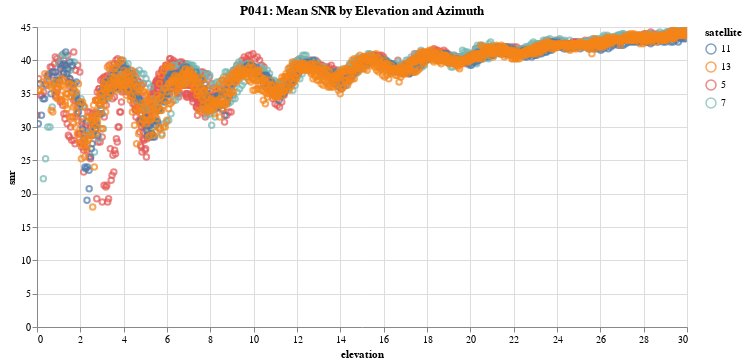

The code cell stored with this chart in its notebook:
### Markdown cell above
### Elevation vs. SNR

### Code cell
join_df.filter(pl.col("elevation") < 30).with_columns(
    pl.col("satellite").cast(pl.Utf8)
).plot.point(x="elevation", y="snr", color="satellite").properties(
    title=f"{station_name}: Mean SNR by Elevation and Azimuth",
    width=650,
)

### Figure 1 — Vega specification as saved in the notebook (floating-point values rounded to 4 significant figures; data arrays with more than 128 entries replaced by an {"elided": "..."} marker saying what was removed)
{"$schema": "https://vega.github.io/schema/vega/v5.json", "data": [{"name": "param_1_store"}, {"name": "source_0", "values": {"elided": "3729 records"}}, {"name": "source_0_x_domain_elevation", "values": [{"min": 0.002, "max": 29.99}]}, {"name": "source_0_y_domain_snr", "values": [{"min": 18.0, "max": 44.75}]}, {"name": "source_0_color_domain_satellite", "values": [{"satellite": "5"}, {"satellite": "7"}, {"satellite": "11"}, {"satellite": "13"}]}], "signals": [{"name": "unit", "value": {}, "on": [{"events": "pointermove", "update": "isTuple(group()) ? group() : unit"}]}, {"name": "param_1", "update": "vlSelectionResolve(\"param_1_store\", \"union\")"}, {"name": "param_1_elevation", "on": [{"events": [{"source": "view", "type": "dblclick"}], "update": "null"}, {"events": {"signal": "param_1_translate_delta"}, "update": "panLinear(param_1_translate_anchor.extent_x, -param_1_translate_delta.x / width)"}, {"events": {"signal": "param_1_zoom_delta"}, "update": "zoomLinear(domain(\"x\"), param_1_zoom_anchor.x, param_1_zoom_delta)"}]}, {"name": "param_1_snr", "on": [{"events": [{"source": "view", "type": "dblclick"}], "update": "null"}, {"events": {"signal": "param_1_translate_delta"}, "update": "panLinear(param_1_translate_anchor.extent_y, param_1_translate_delta.y / height)"}, {"events": {"signal": "param_1_zoom_delta"}, "update": "zoomLinear(domain(\"y\"), param_1_zoom_anchor.y, param_1_zoom_delta)"}]}, {"name": "param_1_tuple", "on": [{"events": [{"signal": "param_1_elevation || param_1_snr"}], "update": "param_1_elevation && param_1_snr ? {unit: \"\", fields: param_1_tuple_fields, values: [param_1_elevation,param_1_snr]} : null"}]}, {"name": "param_1_tuple_fields", "value": [{"field": "elevation", "channel": "x", "type": "R"}, {"field": "snr", "channel": "y", "type": "R"}]}, {"name": "param_1_translate_anchor", "value": {}, "on": [{"events": [{"source": "scope", "type": "pointerdown"}], "update": "{x: x(unit), y: y(unit), extent_x: domain(\"x\"), extent_y: domain(\"y\")}"}]}, {"name": "param_1_translate_delta", "value": {}, "on": [{"events": [{"source": "window", "between": [{"source": "scope", "type": "pointerdown"}, {"source": "window", "type": "pointerup"}], "type": "pointermove", "consume": true}], "update": "{x: param_1_translate_anchor.x - x(unit), y: param_1_translate_anchor.y - y(unit)}"}]}, {"name": "param_1_zoom_anchor", "on": [{"events": [{"source": "scope", "consume": true, "type": "wheel"}], "update": "{x: invert(\"x\", x(unit)), y: invert(\"y\", y(unit))}"}]}, {"name": "param_1_zoom_delta", "on": [{"events": [{"source": "scope", "consume": true, "type": "wheel"}], "update": "pow(1.001, event.deltaY * pow(16, event.deltaMode))", "force": true}]}, {"name": "param_1_modify", "on": [{"events": {"signal": "param_1_tuple"}, "update": "modify(\"param_1_store\", param_1_tuple, true)"}]}], "marks": [{"type": "symbol", "name": "marks", "from": {"data": "source_0"}, "encode": {"update": {"opacity": {"value": 0.7}, "stroke": {"field": "satellite", "scale": "color"}, "fill": {"value": "transparent"}, "x": {"field": "elevation", "scale": "x"}, "tooltip": {"signal": "{\"elevation\": format(datum[\"elevation\"], \"\"), \"snr\": format(datum[\"snr\"], \"\"), \"satellite\": isValid(datum[\"satellite\"]) ? datum[\"satellite\"] : \"\"+datum[\"satellite\"]}"}, "y": {"field": "snr", "scale": "y"}}}, "style": ["point"], "clip": true, "interactive": true}], "scales": [{"name": "x", "type": "linear", "domain": [{"signal": "(data(\"source_0_x_domain_elevation\")[0] || {}).min"}, {"signal": "(data(\"source_0_x_domain_elevation\")[0] || {}).max"}], "range": [0, {"signal": "width"}], "nice": true, "domainRaw": {"signal": "param_1[\"elevation\"]"}, "zero": true}, {"name": "y", "type": "linear", "domain": [{"signal": "(data(\"source_0_y_domain_snr\")[0] || {}).min"}, {"signal": "(data(\"source_0_y_domain_snr\")[0] || {}).max"}], "range": [{"signal": "height"}, 0], "nice": true, "domainRaw": {"signal": "param_1[\"snr\"]"}, "zero": true}, {"name": "color", "type": "ordinal", "domain": {"data": "source_0_color_domain_satellite", "field": "satellite", "sort": true}, "range": "category"}], "axes": [{"scale": "x", "gridScale": "y", "grid": true, "tickCount": {"signal": "ceil(width/40)"}, "aria": false, "maxExtent": 0, "minExtent": 0, "orient": "bottom", "ticks": false, "zindex": 0, "labels": false, "domain": false}, {"scale": "y", "zindex": 0, "minExtent": 0, "tickCount": {"signal": "ceil(height/40)"}, "ticks": false, "labels": false, "aria": false, "orient": "left", "gridScale": "x", "grid": true, "domain": false, "maxExtent": 0}, {"scale": "x", "grid": false, "tickCount": {"signal": "ceil(width/40)"}, "zindex": 0, "orient": "bottom", "title": "elevation", "labelFlush": true, "labelOverlap": true}, {"scale": "y", "orient": "left", "tickCount": {"signal": "ceil(height/40)"}, "zindex": 0, "grid": false, "title": "snr", "labelOverlap": true}], "title": {"text": "P041: Mean SNR by Elevation and Azimuth", "frame": "group"}, "height": 300, "background": "white", "legends": [{"stroke": "color", "symbolType": "circle", "title": "satellite", "encode": {"symbols": {"update": {"fill": {"value": "transparent"}, "opacity": {"value": 0.7}}}}}], "width": 650, "style": "cell", "padding": 5}
